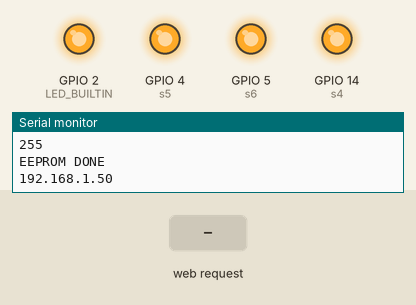
Recording of a sketch running on a simulated ESP8266 (NodeMCU). On the bench: output pins drawn as LEDs (lit = HIGH, except the on-board LED, lit = LOW), the last lines printed to the serial monitor. Inputs (shaded band) come from the test bench. WiFi joins after 1.5 s; servers stay silent unless stated; EEPROM starts erased; pins used as bus, display or sensor lines are not drawn.

Above: at 4.3 s.
4.4 s: HTTP request GET /M received
At 5.2 s:
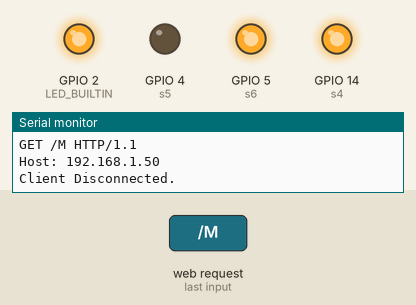
5.9 s: HTTP request GET /O received
At 6.4 s:
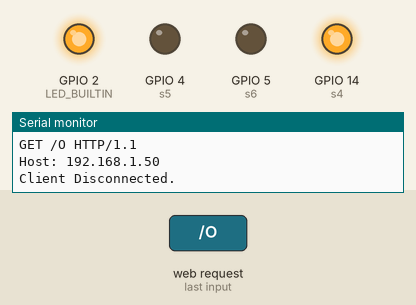
7.4 s: HTTP request GET /N received
At 8.6 s:
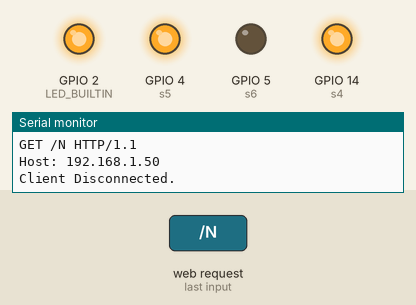
8.9 s: HTTP request GET /S received
At 9.9 s:
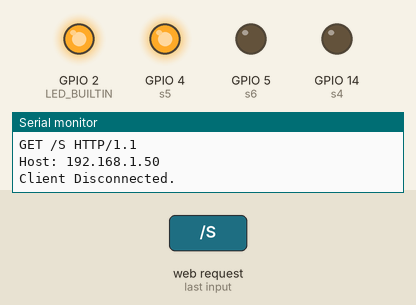
10.4 s: HTTP request GET /P received
At 11.0 s:
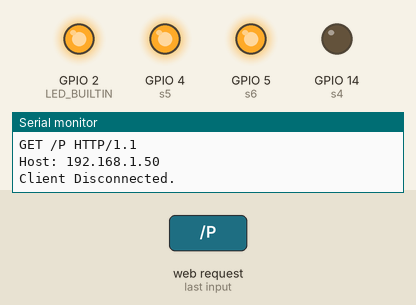
11.9 s: HTTP request GET /M received
At 13.4 s:
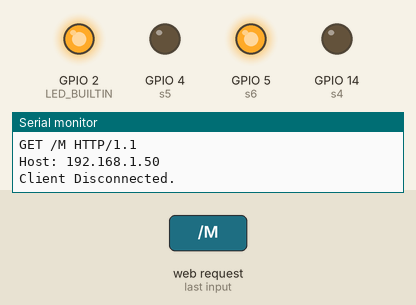
Timing chart, 0 to 14.4 s (numbered marks = the images above; inputs shaded):
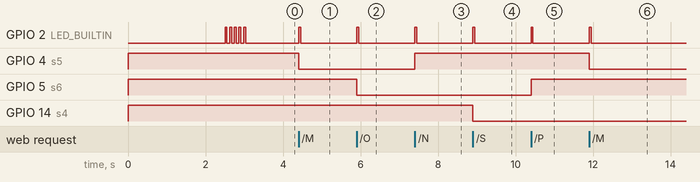

Measured:
- after the input at 4.4 s, GPIO 2 (LED_BUILTIN): LOW → HIGH at once, → LOW 0.05 s later; GPIO 4 (s5): HIGH → LOW at once
- after the input at 5.9 s, GPIO 2 (LED_BUILTIN): LOW → HIGH at once, → LOW 0.05 s later; GPIO 5 (s6): HIGH → LOW at once
- after the input at 7.4 s, GPIO 2 (LED_BUILTIN): LOW → HIGH at once, → LOW 0.05 s later; GPIO 4 (s5): LOW → HIGH at once
- after the input at 8.9 s, GPIO 2 (LED_BUILTIN): LOW → HIGH at once, → LOW 0.05 s later; GPIO 14 (s4): HIGH → LOW at once
- after the input at 10.4 s, GPIO 2 (LED_BUILTIN): LOW → HIGH at once, → LOW 0.05 s later; GPIO 5 (s6): LOW → HIGH at once
- after the input at 11.9 s, GPIO 2 (LED_BUILTIN): LOW → HIGH at once, → LOW 0.05 s later; GPIO 4 (s5): HIGH → LOW at once

The sketch:

extensionBoard.ino
```cpp
#include <ESP8266WiFi.h>
#include <WiFiManager.h>
#include <EEPROM.h>

const int s3 = 12;
const int s4 = 14;
const int s5 = 4;
const int s6 = 5;
// const int LED_BUILTIN = 2;
WiFiServer server(80);

void blink() {
  digitalWrite(LED_BUILTIN, HIGH);
  delay(50);
  digitalWrite(LED_BUILTIN, LOW);
  delay(70);
}

void setup() {
  Serial.begin(115200);
  EEPROM.begin(4);
  Serial.println("\n\nWelcome!\n");
  pinMode(LED_BUILTIN, OUTPUT);
  pinMode(s3, OUTPUT);
  pinMode(s4, OUTPUT);
  pinMode(s5, OUTPUT);
  pinMode(s6, OUTPUT);
  digitalWrite(LED_BUILTIN, LOW);
  Serial.println("EEPROM");
  Serial.println(EEPROM.read(2));
  Serial.println(EEPROM.read(3));
  Serial.println(EEPROM.read(0));
  Serial.println(EEPROM.read(1));
  Serial.println("EEPROM DONE");
  digitalWrite(s3, EEPROM.read(2));
  digitalWrite(s4, EEPROM.read(3));
  digitalWrite(s5, EEPROM.read(0));
  digitalWrite(s6, EEPROM.read(1));
  delay(1000);

  Serial.println();
  WiFiManager wm;
  //wm.resetSettings();
  bool res;
  res = wm.autoConnect("PrefectESP", "password");  // password protected ap
  if (!res) {
    Serial.println("Failed to connect");
    ESP.restart();
  }
  Serial.println(WiFi.localIP());
  for (int j = 0; j < 5; j++) blink();
  server.begin();
}

void loop() {
  WiFiClient client = server.available();
  if (client) {
    Serial.println("New Client.");
    String currentLine = "";
    while (client.connected()) {
      if (client.available()) {
        char c = client.read();
        Serial.write(c);
        if (c == '\n') {
          if (currentLine.length() == 0) {
            client.println("HTTP/1.1 200 OK");
            client.println("Content-type:text/html");
            client.println();
            client.print("<meta name=\"viewport\" content=\"width=device-width, initial-scale=1.0, maximum-scale=1.0, user-scalable=no\" /><style> .skin1 button { border: 3px solid #fe53bb; color: #fe53bb; background-color: #840151; } .skin1 button:hover { border-color: #fe86cf; color: #fe86cf; background-color: #b70170; } .skin1 button:focus { border-color: #fe86cf; color: #fe86cf; background-color: #b70170; padding: 16px 16px; outline: 0; border-radius: 12px; } .skin1 button:focus:first-of-type { border-radius: 30px 12px 12px 30px; } .skin1 button:focus:last-of-type { border-radius: 12px 30px 30px 12px; } .skin2 button { border: 3px solid #f5d300; color: #f5d300; background-color: #292300; } .skin2 button:hover { border-color: #ffe129; color: #ffe129; background-color: #5c4f00; } skin2 button:focus { border-color: #ffe129; color: #ffe129; background-color: #5c4f00; padding: 16px 16px; outline: 0; border-radius: 12px; } .skin2 button:focus:first-of-type { border-radius: 30px 12px 12px 30px; } .skin2 button:focus:last-of-type { border-radius: 12px 30px 30px 12px; } .skin3 button { border: 3px solid #00d4ff; color: #00d4ff; background-color: #002a33; } .skin3 button:hover { border-color: #33ddff; color: #33ddff; background-color: #005566; } .skin3 button:focus { border-color: #33ddff; color: #33ddff; background-color: #005566; padding: 16px 16px; outline: 0; border-radius: 12px; } .skin3 button:focus:first-of-type { border-radius: 30px 12px 12px 30px; } .skin3 button:focus:last-of-type { border-radius: 12px 30px 30px 12px; } .skin4 button { border: 3px solid #72ff00; color: #72ff00; background-color: #173300; } .skin4 button:hover { border-color: #8eff33; color: #8eff33; background-color: #2e6600; } .skin4 button:focus { border-color: #8eff33; color: #8eff33; background-color: #2e6600; padding: 16px 16px; outline: 0; border-radius: 12px; } .skin4 button:focus:first-of-type { border-radius: 30px 12px 12px 30px; } .skin4 button:focus:last-of-type { border-radius: 12px 30px 30px 12px; } * { font-family: \"Muli\", sans-serif; } button::-moz-focus-inner { border: 0; } button { outline: 0; } body { background: #001519; height: 100vh; margin: 0; display: grid; place-items: center; justify-items: center; } .group-container { height: 100px; display: grid; place-items: center; justify-items: center; } .multi-button { font-size: 0; } button { font-weight: 800; background: transparent; min-width: 100px; text-transform: uppercase; border-radius: 8px; font-size: 15px; display: inline-block; padding: 10px 16px; margin: 0 3px 0 0; cursor: pointer; transition-duration: 0.1s; transition-timing-function: ease-in-out; } button:first-of-type { border-radius: 20px 8px 8px 20px; } button:last-of-type { border-radius: 8px 20px 20px 8px; } @media only screen and (max-width: 767px) { button { min-width: 80px; } } .nohigh { user-select: none; -webkit-user-select: none; -moz-user-select: none; -ms-user-select: none; } .nohigh::selection { background: transparent; }</style><script> window.addEventListener(\"load\", () => {var all = document.getElementsByClassName(\"nohigh\");for (let a of all) { a.onselectstart = () => false; }});</script><div class=\"container nohigh\"> <div class=\"group-container\"> <div class=\"multi-button skin1\"> <button onclick=\"window.location.href=\'/M\';\">S1 ON</button> <button onclick=\"window.location.href=\'/N\';\">S1 OFF</button></div> </div> <div class=\"group-container\"> <div class=\"multi-button skin2\"> <button onclick=\"window.location.href=\'/O\';\">S2 ON</button> <button onclick=\"window.location.href=\'/P\';\">S2 OFF</button> </div> </div> <div class=\"group-container\"> <div class=\"multi-button skin3\"> <button onclick=\"window.location.href=\'/Q\';\">S3 ON</button> <button onclick=\"window.location.href=\'/R\';\">S3 OFF</button> </div> </div> <div class=\"group-container\"> <div class=\"multi-button skin1\"> <button onclick=\"window.location.href=\'/S\';\">S4 ON</button> <button onclick=\"window.location.href=\'/T\';\">S4 OFF</button></div> </div> </div> </div></div><!--<footer style=\"color:#FAF6ED; text-align: right; vertical-align: bottom; font-size: xx-small;\" ><i>Chinmay Krishn Roy</i></footer>-->");
            client.println();
            break;
          } else {
            currentLine = "";
          }
        } else if (c != '\r') {
          currentLine += c;
        }
        if (currentLine.endsWith("GET /M")) {
          digitalWrite(s5, LOW);
          EEPROM.write(0, 0);
          blink();
        }
        if (currentLine.endsWith("GET /N")) {
          digitalWrite(s5, HIGH);
          EEPROM.write(0, 1);
          blink();
        }
        if (currentLine.endsWith("GET /O")) {
          digitalWrite(s6, LOW);
          EEPROM.write(1, 0);
          blink();
        }
        if (currentLine.endsWith("GET /P")) {
          digitalWrite(s6, HIGH);
          EEPROM.write(1, 1);
          blink();
        }
        if (currentLine.endsWith("GET /Q")) {
          digitalWrite(s3, LOW);
          EEPROM.write(2, 0);
          blink();
        }
        if (currentLine.endsWith("GET /R")) {
          digitalWrite(s3, HIGH);
          EEPROM.write(2, 1);
          blink();
        }
        if (currentLine.endsWith("GET /S")) {
          digitalWrite(s4, LOW);
          EEPROM.write(3, 0);
          blink();
        }
        if (currentLine.endsWith("GET /T")) {
          digitalWrite(s4, HIGH);
          EEPROM.write(3, 1);
          blink();
        }
      }
    }
    client.stop();
    Serial.println("Client Disconnected.");
  }
  EEPROM.commit();
}
```
